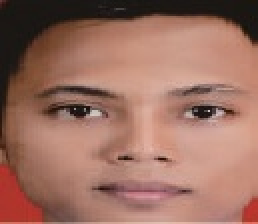
#> input picture image.jpg, 129 x 112 px, found by its file name (shown 2 times larger)
$ jupyter execute prewittEdgesDetection.ipynb
#> lines starting #> are read from the running program, lines starting #| are printed output that depends on the picture
[cell 1]
import cv2
import numpy as np
import matplotlib.pyplot as plt

[cell 2]
img = plt.imread("image.jpg")
#> img is the input picture: shape (112, 129, 3); mean R, G, B 155.7, 111, 97.1
gray = cv2.cvtColor(img, cv2.COLOR_RGB2GRAY)
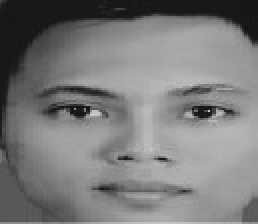
#> gray: shape (112, 129) (shown 2 times larger); min 17, max 203, mean 122.8
imgGauss = cv2.GaussianBlur(gray,(3,3),0)

[cell 3]
kernelx = np.array([[1,0,-1],[1,0,-1],[1,0,-1]])
kernely = np.array([[1,1,1],[0,0,0],[-1,-1,-1]])
imgPrewittx = cv2.filter2D(imgGauss, -1, kernelx)
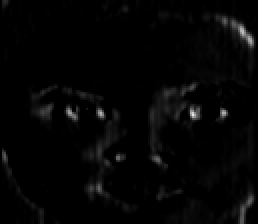
#> imgPrewittx: shape (112, 129) (shown 2 times larger); min 0, max 228, mean 4.8
imgPrewitty = cv2.filter2D(imgGauss, -1, kernely)
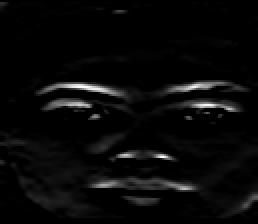
#> imgPrewitty: shape (112, 129) (shown 2 times larger); min 0, max 255, mean 9
#plt.imshow(imgPrewittx)
#plt.imshow(imgPrewitty)

[cell 4]
plt.subplot(2,2,1),plt.imshow(img,cmap='gray')
plt.title('original'),plt.xticks([]),plt.yticks([])

plt.subplot(2,2,2),plt.imshow(imgPrewittx,cmap='gray')
plt.title('prewitt x'),plt.xticks([]),plt.yticks([])

plt.subplot(2,2,3),plt.imshow(imgPrewitty,cmap='gray')
plt.title('prewitt y'),plt.xticks([]),plt.yticks([])

plt.subplot(2,2,4),plt.imshow(imgPrewittx+imgPrewitty,cmap='gray')
plt.title('prewitt xy'),plt.xticks([]),plt.yticks([])
plt.show()
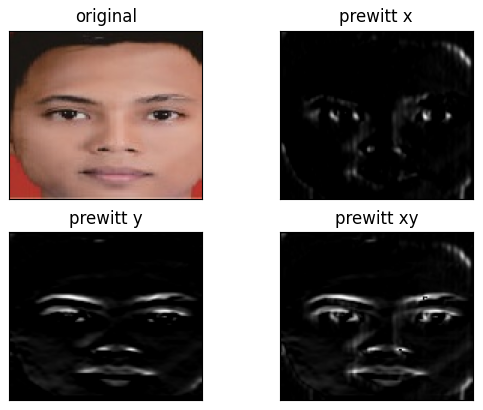
#> figure drawn by matplotlib, 4 panels
